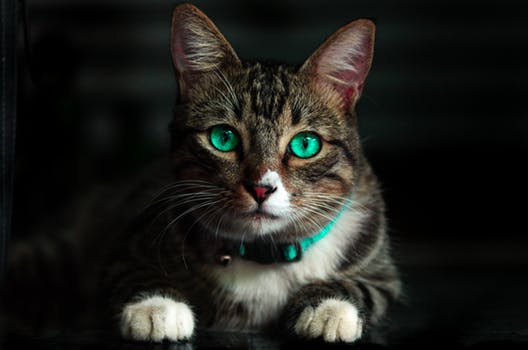
#> input picture RESOURCES/cat.jpeg, 528 x 350 px, found by its file name
$ python open_cv_tut_06.py
#> lines starting #> are read from the running program, lines starting #| are printed output that depends on the picture
#wrap prespective of image
import cv2
import numpy as np
width,height=528,350
img=cv2.imread("resources/cat.jpeg")
#> img is the input picture: shape (350, 528, 3); mean B, G, R 27.8, 31.9, 31.8
pts=np.float32([[176,7],[367,9],[188,209],[339,235]])
pts2=np.float32([[0,0],[width,0],[0,height],[width,height]])
mat=cv2.getPerspectiveTransform(pts,pts2,2)
imgout=cv2.warpPerspective(img,mat,(width,height))
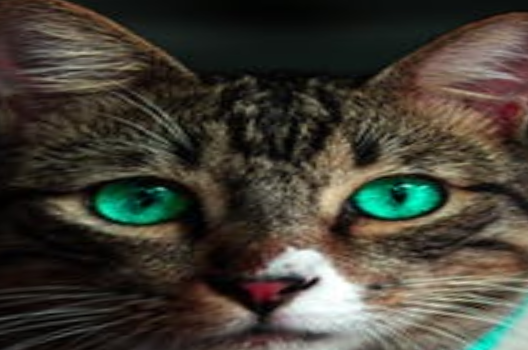
#> imgout: shape (350, 528, 3); mean B, G, R 53.1, 62.9, 66.5

cv2.imshow("im1",img)
cv2.imshow("im2",imgout)
cv2.waitKey(0)

$ run again, with RESOURCES/space.jpg copied over RESOURCES/cat.jpeg
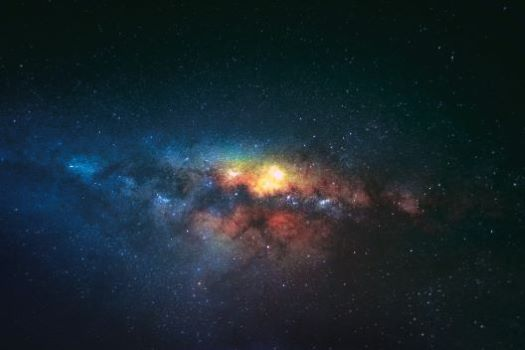
#> input picture RESOURCES/space.jpg, 525 x 350 px, found by its file name
#> img is the input picture: shape (350, 525, 3); mean B, G, R 47, 39.2, 26
#> `imgout=cv2.warpPerspective(img,mat,(width,height))`:
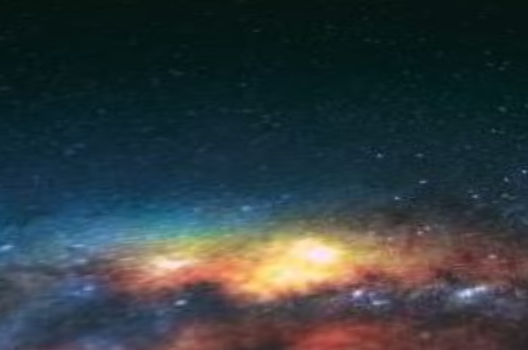
#> imgout: shape (350, 528, 3); mean B, G, R 63, 59.5, 49.5
